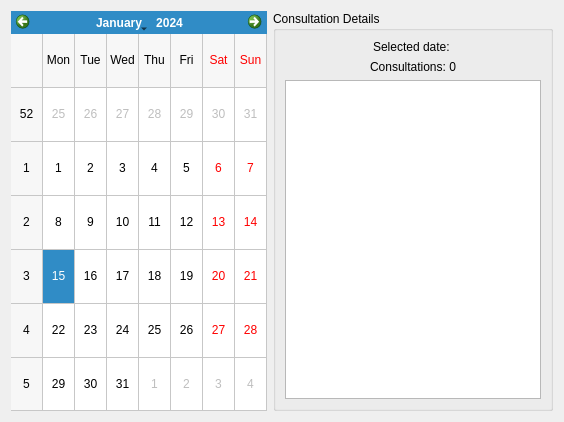
                <widget class="QWidget" name="clientCalendarTab">
                 <attribute name="title">
                  <string>Consultation Calendar</string>
                 </attribute>
                 <layout class="QHBoxLayout" name="clientCalendarLayout">
                  <item>
                   <widget class="QCalendarWidget" name="clientConsultationCalendar">
                    <property name="minimumSize">
                     <size>
                      <width>0</width>
                      <height>400</height>
                     </size>
                    </property>
                    <property name="gridVisible">
                     <bool>true</bool>
                    </property>
                   </widget>
                  </item>
                  <item>
                   <widget class="QGroupBox" name="clientCalendarDetailsBox">
                    <property name="title">
                     <string>Consultation Details</string>
                    </property>
                    <layout class="QVBoxLayout" name="clientCalendarDetailsLayout">
                     <item>
                      <widget class="QLabel" name="clientSelectedDateLabel">
                       <property name="text">
                        <string>Selected date: </string>
                       </property>
                       <property name="alignment">
                        <set>Qt::AlignmentFlag::AlignCenter</set>
                       </property>
                      </widget>
                     </item>
                     <item>
                      <widget class="QLabel" name="clientConsultationCountLabel">
                       <property name="text">
                        <string>Consultations: 0</string>
                       </property>
                       <property name="alignment">
                        <set>Qt::AlignmentFlag::AlignCenter</set>
                       </property>
                      </widget>
                     </item>
                     <item>
                      <widget class="QTableView" name="clientDateConsultationsView">
                       <property name="selectionMode">
                        <enum>QAbstractItemView::SelectionMode::SingleSelection</enum>
                       </property>
                       <property name="selectionBehavior">
                        <enum>QAbstractItemView::SelectionBehavior::SelectRows</enum>
                       </property>
                      </widget>
                     </item>
                    </layout>
                   </widget>
                  </item>
                 </layout>
                </widget>
